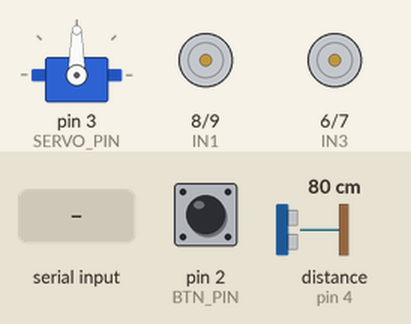
This sketch was run on a simulated Arduino Uno, built with avr-gcc and run on an emulated ATmega328P. Parts: servo, motor-driver pin pairs drawn as motors (green arrow = first pin HIGH = forward, orange = second pin HIGH = backward, longer = more drive, scaled by the enable pin). Inputs (shaded band) come from the test bench; at power-on: distance to the obstacle (sensor on pin 4) 80 cm, pin 2 (BTN_PIN) HIGH. The echo pulse lasts 58.3 µs per cm.

Above: at 1.7 s.
1.8 s: "PAT\n" received over Serial
At 2.0 s:
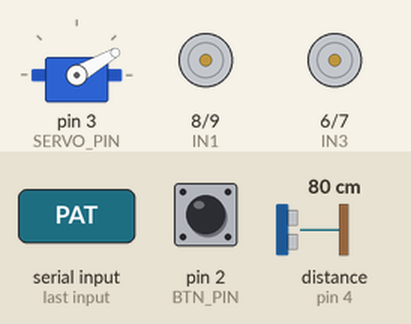
4.8 s: distance to the obstacle (sensor on pin 4) set to 24 cm
7.8 s: distance to the obstacle (sensor on pin 4) set to 19 cm
At 8.84 s:
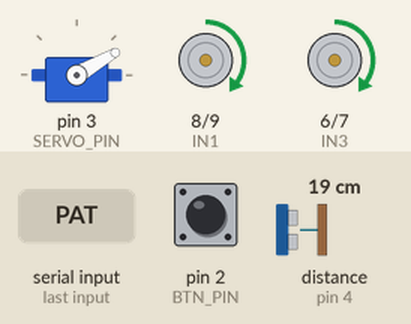
10.8 s: "A\n" received over Serial
13.8 s: distance to the obstacle (sensor on pin 4) set to 35 cm
At 15.9 s:
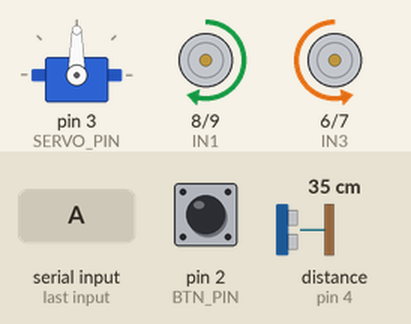
16.8 s: distance to the obstacle (sensor on pin 4) set to 60 cm
At 18.0 s:
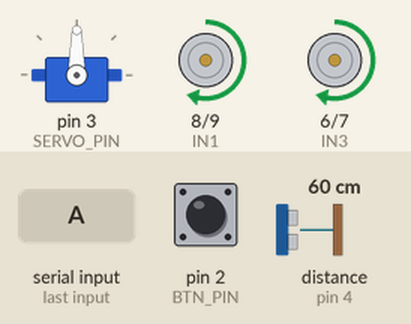
Timing chart, 0 to 19.4 s (numbered marks = the images above; inputs shaded):
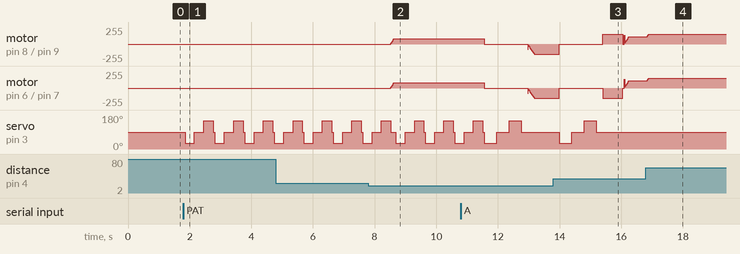

The sketch:

smartcar.ino
```cpp
#include <Servo.h>

// ===== PINS =====
#define SERVO_PIN 3
#define TRIG      12
#define ECHO      4
#define ENR       11
#define IN1       8
#define IN2       9
#define ENL       5
#define IN3       6
#define IN4       7
#define BTN_PIN   2

// ===== SERVO ANGLES =====
#define ANGLE_RIGHT  30
#define ANGLE_FRONT  90
#define ANGLE_LEFT   150

// ===== THRESHOLDS (cm) =====
#define SAFE_DIST      40
#define WARNING_DIST   30
#define CAUTION_DIST   20
#define AVOIDANCE_DIST 15
#define FOLLOW_MAX     20
#define FOLLOW_MIN     7

// ===== SPEEDS =====
#define BASE_SPEED  150
#define SLOW_SPEED  80
#define TURN_SPEED  130
#define RAMP_STEP   10
#define RAMP_DELAY  15

// ===== MODES =====
enum CarMode { MODE_IDLE, MODE_AUTO_MANUAL, MODE_BODY_FOLLOWER, MODE_GYRO };
enum SubMode  { SUB_AUTO, SUB_MANUAL };

CarMode currentMode = MODE_IDLE;
SubMode subMode     = SUB_AUTO;

Servo myServo;

long frontDist = 999;
long leftDist  = 999;
long rightDist = 999;

int currentSpeedR = 0;
int currentSpeedL = 0;

String cmdBuffer = "";

// ==========================================
// 📡 SENSOR LAYER
// ==========================================
long getDistance() {
  digitalWrite(TRIG, LOW);
  delayMicroseconds(2);
  digitalWrite(TRIG, HIGH);
  delayMicroseconds(10);
  digitalWrite(TRIG, LOW);
  long dur = pulseIn(ECHO, HIGH, 30000);
  if (dur == 0) return 999;
  return dur * 0.034 / 2;
}

void scanAll() {
  myServo.write(ANGLE_RIGHT); delay(400); rightDist = getDistance();
  myServo.write(ANGLE_FRONT); delay(400); frontDist = getDistance();
  myServo.write(ANGLE_LEFT);  delay(400); leftDist  = getDistance();
  myServo.write(ANGLE_FRONT); delay(200);
}

// ==========================================
// ⚙️ ACTION LAYER
// ==========================================
void move(int right, int left) {
  digitalWrite(IN1, right > 0 ? HIGH : LOW);
  digitalWrite(IN2, right > 0 ? LOW  : HIGH);
  digitalWrite(IN3, left  > 0 ? HIGH : LOW);
  digitalWrite(IN4, left  > 0 ? LOW  : HIGH);
  analogWrite(ENR, abs(right));
  analogWrite(ENL, abs(left));
}

void stopMotors() {
  move(0, 0);
  currentSpeedR = 0;
  currentSpeedL = 0;
}

// ==========================================
// 🚀 SPEED RAMP
// ==========================================
void rampTo(int targetR, int targetL) {
  if (targetR == 0 && targetL == 0) { stopMotors(); return; }

  while (currentSpeedR != targetR || currentSpeedL != targetL) {
    if (currentSpeedR < targetR) currentSpeedR = min(currentSpeedR + RAMP_STEP, targetR);
    else if (currentSpeedR > targetR) currentSpeedR = max(currentSpeedR - RAMP_STEP, targetR);

    if (currentSpeedL < targetL) currentSpeedL = min(currentSpeedL + RAMP_STEP, targetL);
    else if (currentSpeedL > targetL) currentSpeedL = max(currentSpeedL - RAMP_STEP, targetL);

    move(currentSpeedR, currentSpeedL);
    delay(RAMP_DELAY);
  }
}

// ==========================================
// 🎚️ DYNAMIC SPEED
// ==========================================
int dynamicSpeed() {
  if (frontDist >= SAFE_DIST)    return BASE_SPEED;
  if (frontDist <= WARNING_DIST) return SLOW_SPEED;
  return map(frontDist, WARNING_DIST, SAFE_DIST, SLOW_SPEED, BASE_SPEED);
}

// ==========================================
// 🧠 BEST PATH SELECTION
// ==========================================
void avoidanceDecision() {
  scanAll();

  if (leftDist < CAUTION_DIST && rightDist < CAUTION_DIST) {
    rampTo(-BASE_SPEED, -BASE_SPEED);
    delay(800);
    rampTo(0, 0);
    scanAll();
  }

  if (leftDist > rightDist && leftDist > CAUTION_DIST) {
    move(-TURN_SPEED, TURN_SPEED);
    delay(650);
  } else if (rightDist >= leftDist && rightDist > CAUTION_DIST) {
    move(TURN_SPEED, -TURN_SPEED);
    delay(650);
  } else {
    rampTo(-BASE_SPEED, -BASE_SPEED);
    delay(500);
  }

  rampTo(0, 0);
}

// ==========================================
// 🧠 MODE 1 — AUTO / MANUAL
// ==========================================
void decideAndAct() {
  if      (frontDist > SAFE_DIST)      rampTo(dynamicSpeed(), dynamicSpeed());
  else if (frontDist > WARNING_DIST)   rampTo(dynamicSpeed(), dynamicSpeed());
  else if (frontDist > CAUTION_DIST)  { rampTo(0, 0); scanAll(); }
  else if (frontDist > AVOIDANCE_DIST){ rampTo(0, 0); avoidanceDecision(); }
  else {
    rampTo(-BASE_SPEED, -BASE_SPEED);
    delay(600);
    rampTo(0, 0);
    avoidanceDecision();
  }
}

void runAutoManual() {
  if (subMode == SUB_AUTO) {
    frontDist = getDistance();
    decideAndAct();
  }
  // SUB_MANUAL → بيتحكم فيه من BT مباشرة
}

// ==========================================
// 🎯 MODE 2 — BODY FOLLOWER
// ==========================================
void runBodyFollower() {
  // سكّن السيرفو ويسكّن الاتجاهات
  myServo.write(ANGLE_RIGHT); delay(300); rightDist = getDistance();
  myServo.write(ANGLE_FRONT); delay(300); frontDist = getDistance();
  myServo.write(ANGLE_LEFT);  delay(300); leftDist  = getDistance();

  long minDist = min(frontDist, min(leftDist, rightDist));

  // مفيش جسم قريب
  if (minDist > FOLLOW_MAX) {
    myServo.write(ANGLE_FRONT);
    rampTo(0, 0);
    return;
  }

  // قرّب أوي → ارجع
  if (minDist < FOLLOW_MIN) {
    myServo.write(ANGLE_FRONT);
    rampTo(-SLOW_SPEED, -SLOW_SPEED);
    return;
  }

  // تتبع الجسم في اتجاهه
  if (frontDist == minDist) {
    myServo.write(ANGLE_FRONT);
    rampTo(SLOW_SPEED, SLOW_SPEED);
  }
  else if (rightDist == minDist) {
    myServo.write(ANGLE_RIGHT);
    move(TURN_SPEED, -TURN_SPEED);
    delay(300);
    stopMotors();
  }
  else {
    myServo.write(ANGLE_LEFT);
    move(-TURN_SPEED, TURN_SPEED);
    delay(300);
    stopMotors();
  }
}

// ==========================================
// 📱 MODE 3 — GYRO
// الأوامر F/B/L/R/S بتيجي من BT وبتتعالج في processCommand
// ==========================================
void runGyro() {
  // Event-driven من BT — مفيش حاجة في الـ loop
}

// ==========================================
// 📡 BLUETOOTH — Command Parser
// ==========================================
void processCommand(String cmd) {
  // Multi-char commands
  if (cmd == "PAT") { currentMode = MODE_BODY_FOLLOWER; stopMotors(); return; }
  if (cmd == "GYR") { currentMode = MODE_GYRO;          stopMotors(); return; }
  if (cmd.length() != 1) return;

  char c = cmd[0];
  bool isManual = (currentMode == MODE_AUTO_MANUAL && subMode == SUB_MANUAL);
  bool isGyro   = (currentMode == MODE_GYRO);

  switch (c) {
    case 'A':
      currentMode = MODE_AUTO_MANUAL;
      subMode = SUB_AUTO;
      stopMotors();
      break;
    case 'M':
      currentMode = MODE_AUTO_MANUAL;
      subMode = SUB_MANUAL;
      stopMotors();
      break;

    case 'F': if (isManual || isGyro) rampTo(BASE_SPEED,  BASE_SPEED);  break;
    case 'B': if (isManual || isGyro) rampTo(-BASE_SPEED, -BASE_SPEED); break;
    case 'R': if (isManual || isGyro) move(TURN_SPEED, -TURN_SPEED);    break;
    case 'L': if (isManual || isGyro) move(-TURN_SPEED,  TURN_SPEED);   break;
    case 'S': if (isManual || isGyro) rampTo(0, 0);                     break;
  }
}

void handleBluetooth() {
  while (Serial.available()) {
    char c = Serial.read();
    if (c == '\n' || c == '\r') {
      cmdBuffer.trim();
      if (cmdBuffer.length() > 0) {
        processCommand(cmdBuffer);
        cmdBuffer = "";
      }
    } else {
      cmdBuffer += c;
    }
  }
}

// ==========================================
// 🔘 BUTTON — Mode Cycling
// IDLE → MODE1 → MODE2 → MODE3 → IDLE
// ==========================================
#define NUM_MODES 4

void checkButton() {
  static bool lastState = HIGH;
  bool state = digitalRead(BTN_PIN);

  if (lastState == HIGH && state == LOW) {
    currentMode = (CarMode)((currentMode + 1) % NUM_MODES);
    stopMotors();
    myServo.write(ANGLE_FRONT);
    if (currentMode == MODE_AUTO_MANUAL) subMode = SUB_AUTO;
    delay(50);  // debounce
  }
  lastState = state;
}

// ==========================================
// SETUP & LOOP
// ==========================================
void setup() {
  Serial.begin(9600);

  myServo.attach(SERVO_PIN);
  myServo.write(ANGLE_FRONT);
  delay(500);

  pinMode(TRIG, OUTPUT);
  pinMode(ECHO, INPUT);
  pinMode(BTN_PIN, INPUT_PULLUP);
  pinMode(ENR, OUTPUT); pinMode(IN1, OUTPUT); pinMode(IN2, OUTPUT);
  pinMode(ENL, OUTPUT); pinMode(IN3, OUTPUT); pinMode(IN4, OUTPUT);

  stopMotors();  // Startup = IDLE
}

void loop() {
  checkButton();
  handleBluetooth();

  switch (currentMode) {
    case MODE_IDLE:          /* واقفة */        break;
    case MODE_AUTO_MANUAL:   runAutoManual();   break;
    case MODE_BODY_FOLLOWER: runBodyFollower(); break;
    case MODE_GYRO:          runGyro();         break;
  }

  delay(50);
}
```

Measured:
- the behaviour switches between 22 and 21 cm on distance to the obstacle (sensor on pin 4) (found by bisection; images 1 and 2)
- after the input at 1.8 s, servo on pin 3 (SERVO_PIN): 90° → 30° after 0.05 s, then repeats every 0.97 s: 90° 0.31 s, 150° 0.31 s, 90° 0.05 s, 30° 0.31 s
- after the input at 7.8 s, motor on pin 8 (IN1) / pin 9 (IN2), motor on pin 6 (IN3) / pin 7 (IN4): stopped → forward 80/255 after 0.72 s
- after the input at 13.8 s, servo on pin 3 (SERVO_PIN): goes on until 15.2 s, then stays 90°
- after the input at 16.8 s, motor on pin 8 (IN1) / pin 9 (IN2), motor on pin 6 (IN3) / pin 7 (IN4): forward 108/255 → forward 150/255 after 0.05 s
